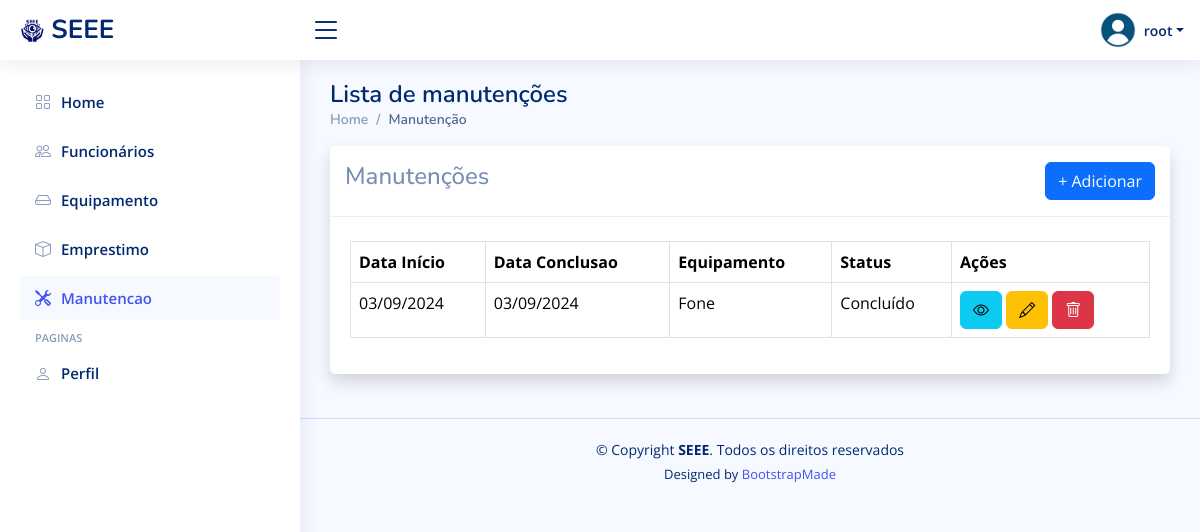
The app's page /manutencao/ (signed in), older data.
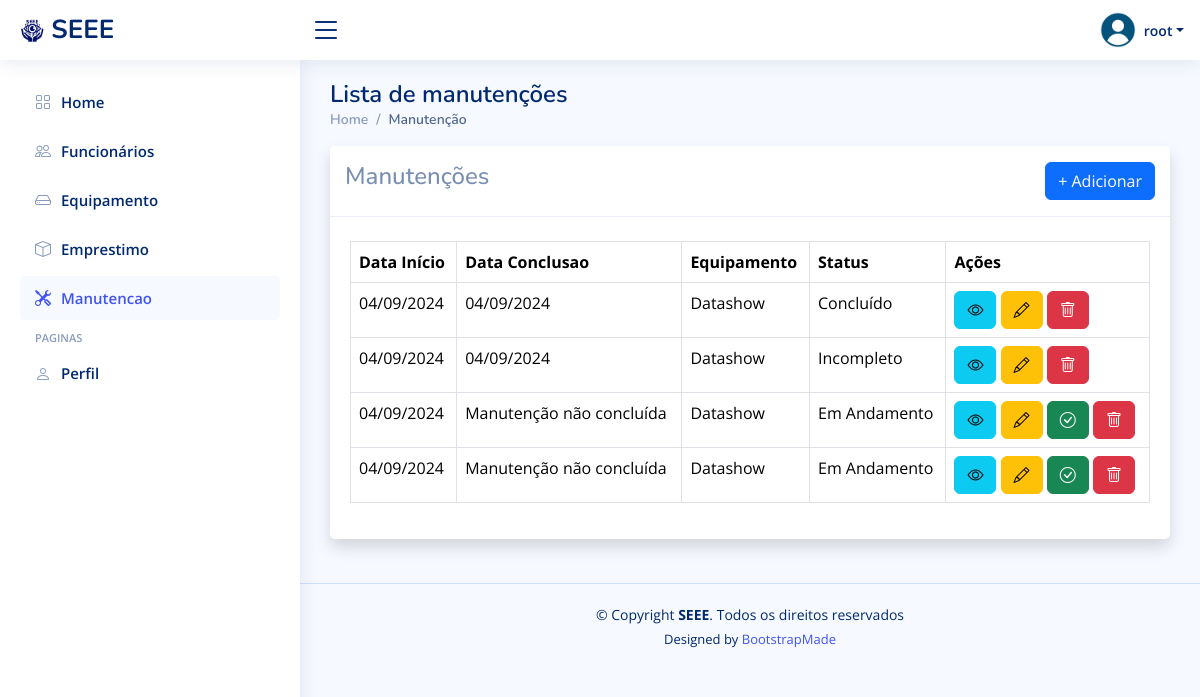
The same page, newer data.
### manutencao/models.py (models this page shows, shortened)
class Manutencao(models.Model):
    equipamento = models.ForeignKey(Equipamento, on_delete=models.CASCADE)
    funcionario = models.ForeignKey(Funcionario, on_delete=models.CASCADE, null=True)
    descricao = models.TextField()
    dataInicio = models.DateField(default=now, null=True, blank=True)
    dataConclusao = models.DateField(null=True, blank=True)
    manutentor = models.CharField(max_length=100)
    observacoesDeConclusao = models.TextField(null=True, blank=True)
    status = models.IntegerField(choices=[
        (1, 'Concluído'),
        (2, 'Em Andamento'),
        (3, 'Incompleto')
    ], default=2)

### equipamento/models.py (models this page shows, shortened)
class Equipamento(models.Model):
    nome = models.CharField(max_length=100)
    codigo = models.CharField(max_length=50, unique=True)
    marca = models.CharField(max_length=50)
    status = models.PositiveIntegerField(choices=[(1, 'Disponível'), (2, 'Emprestado'), (3, 'Em Manutenção')], default=1)

### manutencao/views.py (the view)
# urls.py: path('', views.listar_manutencoes, name='listar_manutencoes'),
@login_required
def listar_manutencoes(request):
    funcionario = None
    if request.user.is_superuser:
        manutencoes = Manutencao.objects.all()
    else:
        funcionario = Funcionario.objects.get(id=request.user.id)
        if funcionario.cargo == 1:  # Root
            manutencoes = Manutencao.objects.all()
        else:
            manutencoes = Manutencao.objects.filter(funcionario=funcionario)
    return render(request, 'manutencao/listar_manutencoes.html', {'manutencoes': manutencoes, 'funcionario':funcionario})

### funcionario/contextProcess.py (called while the page is built)
def user_group_context(request):
    user = request.user
    isAdmin = user.groups.filter(name='Admin').exists()
    isFuncionario = user.groups.filter(name='Funcionarios').exists()
    return {
        'isAdmin': isAdmin,
        'isDuncionario': isFuncionario,
    }

### templates/manutencao/listar_manutencoes.html (shortened to what this page needs)
{% extends 'funcionario/_base.html' %}
{% block content %}
<div class="pagetitle">
    <h1>Lista de manutenções</h1>
    <nav>
        <ol class="breadcrumb">
            <li class="breadcrumb-item"><a href="/funcionario/">Home</a></li>
            <li class="breadcrumb-item active">Manutenção</li>
        </ol>
    </nav>
</div>
<div class="card shadow mb-4">
    <div class="card-header py-3 d-sm-flex align-items-center justify-content-between mb-4">
        <h4>Manutenções</h4>
        <a class="btn btn-primary" href="{% url 'criar_manutencao' %}">+ Adicionar</a>
    </div>
    <div class="card-body">
        <div class="table-responsive">
            <table class="table table-bordered">
                <thead>
                    <tr>
                        <th>Data Início</th>
                        <th>Data Conclusao</th>
                        <th>Equipamento</th>
                        <th>Status</th>
                        <th>Ações</th>
                    </tr>
                </thead>
                <tbody>
                    {% for manutencao in manutencoes %}
                    <tr>
                        <td>{{ manutencao.dataInicio|date:"d/m/Y" }}</td>
                        <td>
                            {% if manutencao.dataConclusao %}
                                {{ manutencao.dataConclusao|date:"d/m/Y" }}
                            {% else %}
                                Manutenção não concluída
                            {% endif %}
                        </td>
                        <td>{{ manutencao.equipamento.nome }}</td>
                        <td>{{ manutencao.get_status_display }}</td>
                        <td>
                            <a class="btn btn-info" href="{% url 'detalhar_manutencao' manutencao.id %}" data-bs-toggle="tooltip" data-bs-placement="top" title="Ver detalhes"><i class="bi bi-eye"></i></a>
                            <a class="btn btn-warning" href="{% url 'editar_manutencao' manutencao.id %}" data-bs-toggle="tooltip" data-bs-placement="top" title="Editar"><i class="bi bi-pencil"></i></a>
                            {% if manutencao.status == 2 %}
                           <a href="{% url 'concluir_manutencao' manutencao.id %}" class="btn btn-success" data-bs-toggle="tooltip" data-bs-placement="top" title="Finalizar"><i class="bi bi-check-circle"></i></a>
                           {% endif %}
                            <button type="button" class="btn btn-danger" data-bs-toggle="modal" data-bs-target="#basicModal-{{ manutencao.id }}" ><i class="bi bi-trash"></i></button>
                        </td>
                    </tr>
                    {% endfor %}
                </tbody>
            </table>
        </div>
    </div>
</div>
{% endblock %}

Row changes from the older to the newer data that the page shows:
removed Manutencao: dataInicio "03/09/2024", dataConclusao "03/09/2024", equipamento.nome "Fone", status "Concluído"
added Manutencao: dataInicio "04/09/2024", dataConclusao "04/09/2024", equipamento.nome "Datashow", status "Concluído"
added Manutencao: dataInicio "04/09/2024", dataConclusao "04/09/2024", equipamento.nome "Datashow", status "Incompleto"
added Manutencao: dataInicio "04/09/2024", shows "Manutenção não concluída", equipamento.nome "Datashow", status "Em Andamento"
added Manutencao: dataInicio "04/09/2024", shows "Manutenção não concluída", equipamento.nome "Datashow", status "Em Andamento"
